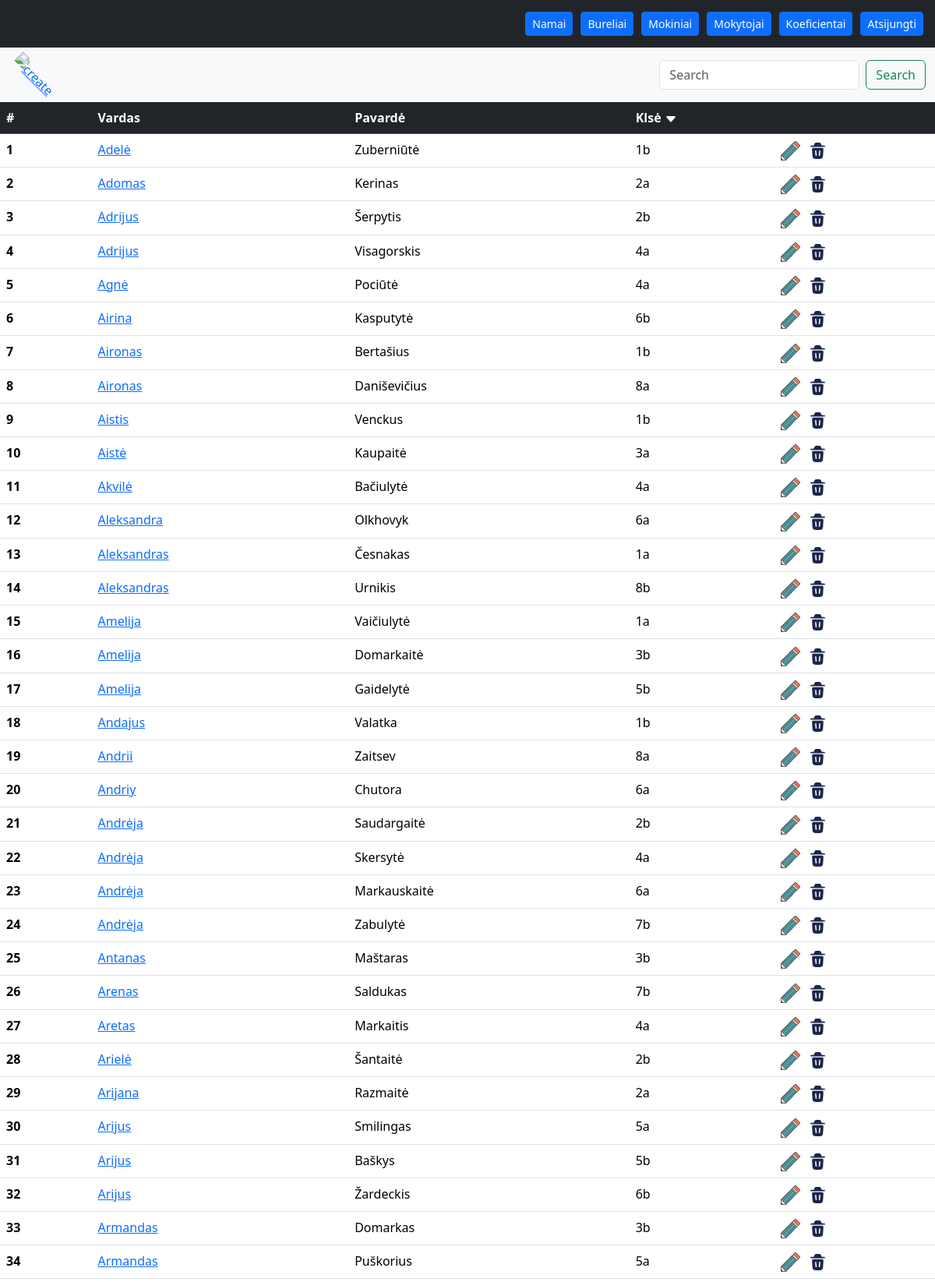
Screenshot of /student/ (signed in, upper part) with the database file from the repository.
### student/models.py (models this page shows, shortened)
class Student(models.Model):
    name = models.CharField(max_length=30)
    surename = models.CharField(max_length=30)
    student_class = models.ForeignKey('StudentClass', null=True, on_delete=models.SET_NULL)
    date_created = models.DateTimeField(auto_now_add=True)
    date_modified = models.DateTimeField(auto_now=True)
    class Meta:
        ordering = ['name']

class StudentClass(models.Model):
    class_name = models.CharField(max_length=255)
    date_created = models.DateTimeField(auto_now_add=True)
    date_modified = models.DateTimeField(auto_now=True)
    def __str__(self) -> str:
        return self.class_name

### student/views.py (the view)
# urls.py: path('', StudentListView.as_view(), name='student-list'),
class StudentListView(LoginRequiredMixin, ListView):
    model = Student
    template_name = 'student-list.html'
    login_url = '/accounts/login/'
    def get_queryset(self):
        queryset = Student.objects.all()
        search_query = self.request.GET.get('search', '')
        if search_query:
            queryset = queryset.filter(
                Q(name__icontains=search_query) |
                Q(surename__icontains=search_query) |
                Q(student_class__class_name__icontains=search_query)
            )
        return queryset
    def get_context_data(self, **kwargs):
        student_classes = StudentClass.objects.all()
        context = super().get_context_data(**kwargs)
        context['student_classes'] = student_classes
        return context

### student/templates/student-list.html (shortened to what this page needs)
{% extends 'student-layout.html' %}
{% load static %}
{% block tools %}
  <a href="{% url 'student-create' %}" data-bs-toggle="tooltip" data-bs-placement="top" title="Pridėti mokinį"><img style="width: 25px; transform: rotate(45deg);" src="{% static 'images/cross-red.svg' %}" alt="create" /></a>
{% endblock %}
{% block search %}
  <form class="d-flex" method="GET" action="{% url 'student-list' %}">
    <input class="form-control me-2" type="search" placeholder="Search" aria-label="Search" name="search" />
    <button class="btn btn-outline-success" type="submit">Search</button>
  </form>
{% endblock %}
{% block content %}
  <table class="table table-hover">
    <thead class="table-dark">
      <tr>
        <th scope="col">#</th>
        <th scope="col">Vardas</th>
        <th scope="col">Pavardė</th>
        <th scope="col">
          <div class="dropdown">
            <a style="text-decoration: none; color: white;" href="#" role="button" id="dropdownMenuLink" data-bs-toggle="dropdown" aria-expanded="false">
              Klsė
              <img style="transition: rotate 500ms ease;" class="dropdownArrow" src="{% static 'images/caret-down-fill.svg' %}" />
            </a>
          </div>
        </th>
        <th scope="col"></th>
      </tr>
    </thead>
    <tbody>
      {% for student in object_list %}
        <tr>
          <th scope="row">{{ forloop.counter }}</th>
          <td>
            <a href="{% url 'student-detail' student.id %}">{{ student.name }}</a>
          </td>
          <td>{{ student.surename }}</td>
          <td>{{ student.student_class }}</td>
          <td>
            <div style="display: flex; gap: 10px;">
              <a href="{% url 'student-update' student.id %}">
                <img style="width: 25px;" src="{% static 'images/pencil.svg' %}" alt="Edit" />
              </a>
              <a href="{% url 'student-delete' student.id %}" data-bs-toggle="tooltip" data-bs-placement="top" title="Trinti"><img style="width: 25px;" src="{% static 'images/trash.svg' %}" alt="delete" /></a>
            </div>
          </td>
        </tr>
      {% endfor %}
    </tbody>
  </table>
{% endblock %}

### rows the page displays
Student: name "Adelė", surename "Zuberniūtė", student_class "1b"
Student: name "Adomas", surename "Kerinas", student_class "2a"
Student: name "Adrijus", surename "Šerpytis", student_class "2b"
Student: name "Adrijus", surename "Visagorskis", student_class "4a"
Student: name "Agnė", surename "Pociūtė", student_class "4a"
Student: name "Airina", surename "Kasputytė", student_class "6b"
Student: name "Aironas", surename "Bertašius", student_class "1b"
Student: name "Aironas", surename "Daniševičius", student_class "8a"
Student: name "Aistis", surename "Venckus", student_class "1b"
Student: name "Aistė", surename "Kaupaitė", student_class "3a"
Student: name "Akvilė", surename "Bačiulytė", student_class "4a"
Student: name "Aleksandra", surename "Olkhovyk", student_class "6a"
Student: name "Aleksandras", surename "Česnakas", student_class "1a"
Student: name "Aleksandras", surename "Urnikis", student_class "8b"
Student: name "Amelija", surename "Vaičiulytė", student_class "1a"
Student: name "Amelija", surename "Domarkaitė", student_class "3b"
Student: name "Amelija", surename "Gaidelytė", student_class "5b"
Student: name "Andajus", surename "Valatka", student_class "1b"
Student: name "Andrii", surename "Zaitsev", student_class "8a"
Student: name "Andriy", surename "Chutora", student_class "6a"
Student: name "Andrėja", surename "Saudargaitė", student_class "2b"
Student: name "Andrėja", surename "Skersytė", student_class "4a"
Student: name "Andrėja", surename "Markauskaitė", student_class "6a"
Student: name "Andrėja", surename "Zabulytė", student_class "7b"
Student: name "Antanas", surename "Maštaras", student_class "3b"
Student: name "Arenas", surename "Saldukas", student_class "7b"
Student: name "Aretas", surename "Markaitis", student_class "4a"
Student: name "Arielė", surename "Šantaitė", student_class "2b"
Student: name "Arijana", surename "Razmaitė", student_class "2a"
Student: name "Arijus", surename "Smilingas", student_class "5a"
Student: name "Arijus", surename "Baškys", student_class "5b"
Student: name "Arijus", surename "Žardeckis", student_class "6b"
Student: name "Armandas", surename "Domarkas", student_class "3b"
Student: name "Armandas", surename "Puškorius", student_class "5a"
